Frame 1 (no input): blank canvas, image omitted
Frame 60 (the mouse pressed at the canvas centre just before this capture): blank canvas, image omitted
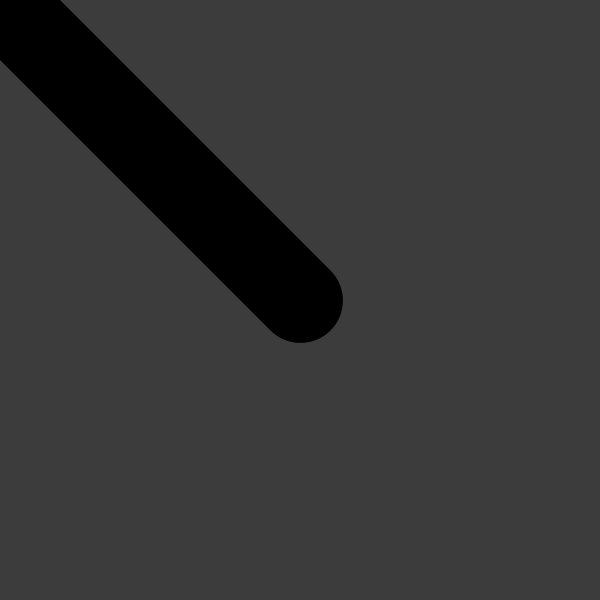
Frame 120 (the mouse held since frame 60 and released just before this capture)

The Processing sketch whose frames 1 and 60 were blank and that drew this single picture after the mouse press (run headless with seeded random() and noise(); from frame 60 on, the mouse is pressed at the canvas centre):

// Processing sketch: processing_134108
// ── processing_134108.pde

void setup() {
  size (600, 600);
  background (60);
  }
  
void draw () {
  float vt = dist (mouseX, mouseY, pmouseX, pmouseY);
  strokeWeight(vt/5);
  line (mouseX, mouseY, pmouseX, pmouseY);
  stroke (0/100);
 }
